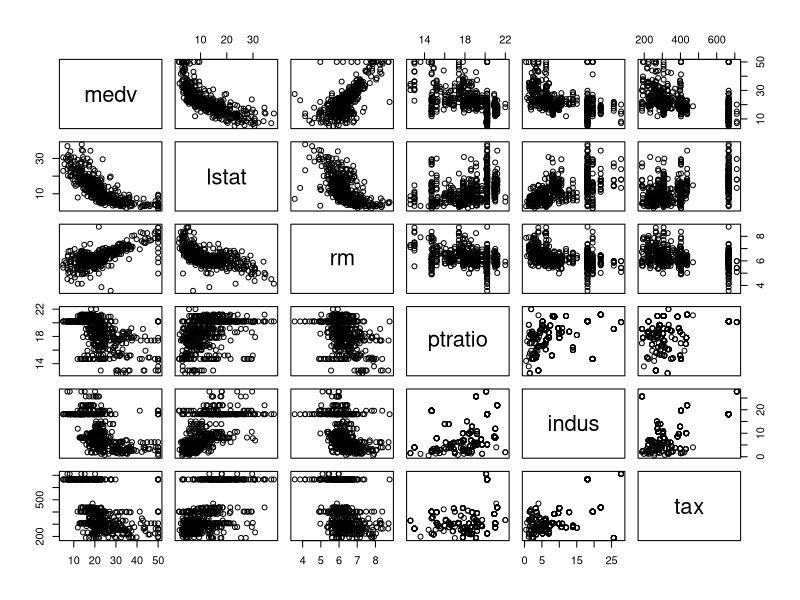
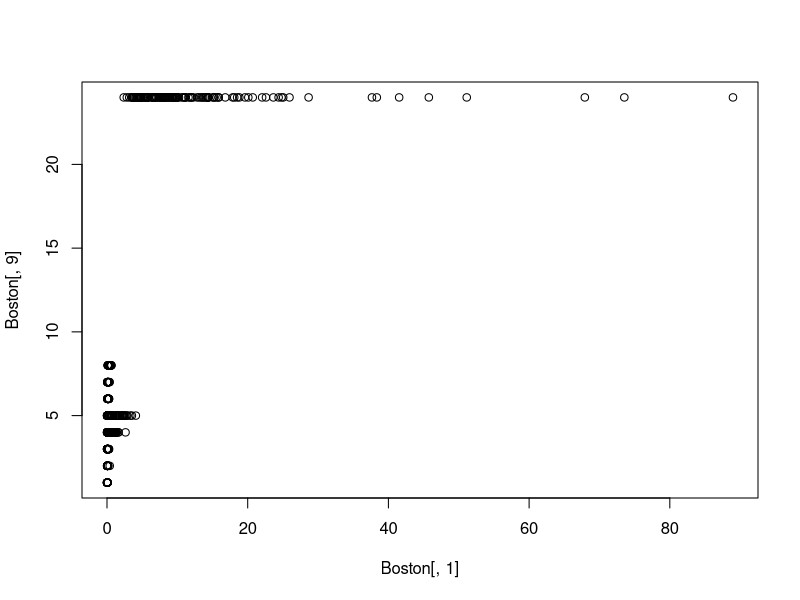

R code for these plots, in order:
#
# Written by:
# -- 
# John L. Weatherwax                2009-04-21
# 
# email: wax@alum.mit.edu
# 
# Please send comments and especially bug reports to the
# above email address.
#
# EPage 71
# 
#-----

library(MASS)

all_correlations = cor( Boston )
print( all_correlations[,14] )

cols = c(14,13,6,11,3,10)

#postscript("../../WriteUp/Graphics/Chapter2/prob_10_pairs_plot.eps", onefile=FALSE, horizontal=FALSE)
pairs( Boston[,cols] )
#dev.off()

# Look how the variable most correlated to crim (turns out to be rad)
plot( Boston[,1], Boston[,9] )


